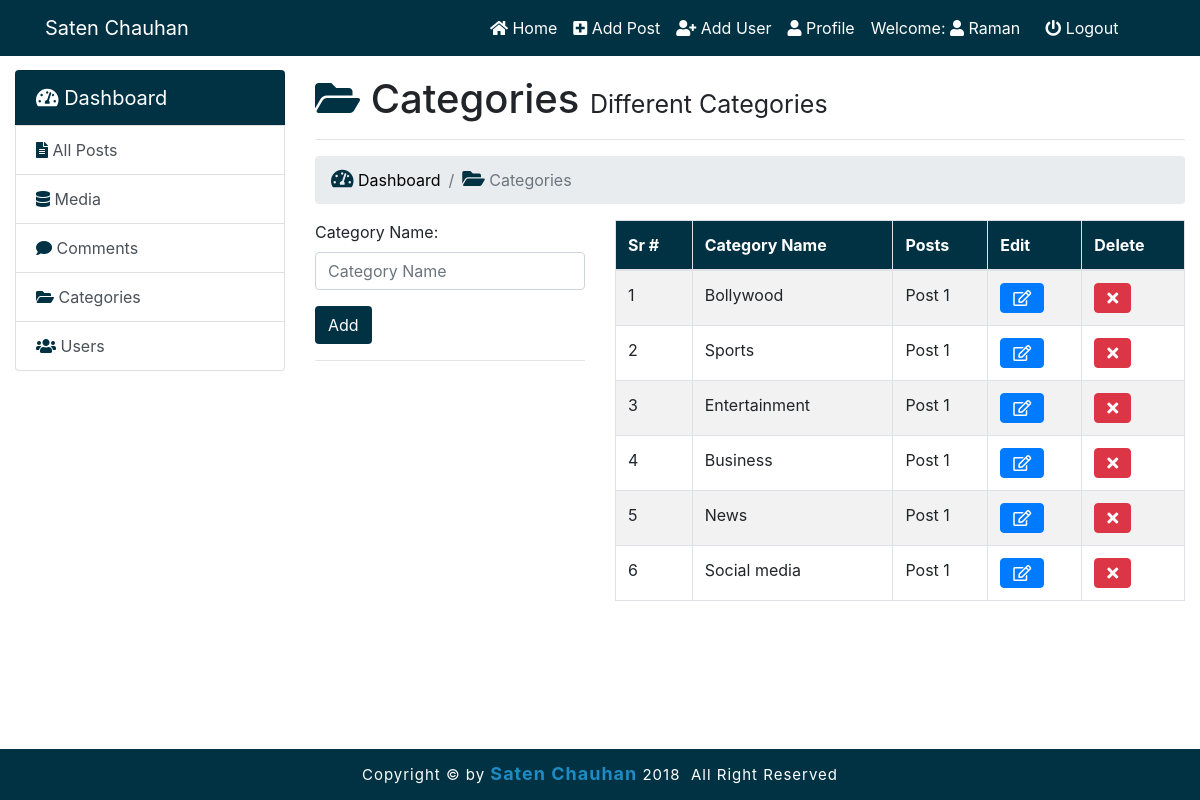
The page /admin/category.php (signed in) on the database its author committed.
### tables this page shows
CREATE TABLE `categories` (
  `id` int(11) NOT NULL,
  `category` varchar(255) NOT NULL
);

### admin/category.php (the view, shortened to what this page needs)
<?php include('inc/top.php');
?>
<body>
<div id="container">
  <?php include("inc/navbar.php"); ?>
        <div class="container-fluid body-section">
           <div class="row">
            <div class="col-md-3">
              <?php include("inc/sidebar.php"); ?>
            </div>
<div class="col-md-9 dash">
  <h1><i style="color: #013243;" class="fa fa-folder-open"></i> Categories <small style="font-size: 25px;">Different Categories</small></h1><hr>
   <ol class="breadcrumb">
     <li class="breadcrumb-item active ft-size"><a href="index.html" class="txt"><i class="fa fa-tachometer-alt static"></i>&nbsp;Dashboard</a></li>
     <li class="breadcrumb-item active ft-size"><i class="fa fa-folder-open static"></i> Categories</li>
   </ol>
    <div class="row">
     <div class="col-md-4">
        <form action="" method="post">
        <div class="form-group">
          <label for="cat_name">Category Name:</label>
          <input type="text" name="cat_name" placeholder="Category Name" class="form-control">
        </div>
      <input type="submit" name="submit" class="btn btn-custom" value="Add">
      </form>
      <hr><br>
     </div>
     <div class="col-md-8">
    <?php
     $query = "SELECT * FROM categories ORDER BY id ASC";
     $run = mysqli_query($dbcon,$query);
     if($data = mysqli_num_rows($run) >0 ){
    ?>
    <table class="table table-hover table-bordered table-striped table-custom">
        <thead>
         <tr>
            <th>Sr #</th>
            <th>Category Name </th>
            <th>Posts</th>
            <th>Edit</th>
            <th>Delete</th>
         </tr>
        </thead>
       <tbody>
      <?php
        while($row=mysqli_fetch_array($run)){
          $category_id = $row['id'];
          $category = $row['category'];
        ?>
         <tr>
           <td><?php echo $category_id; ?></td>
           <td><?php echo ucfirst($category); ?></td>
           <td>Post 1</td>
           <td><a href="category.php?edit=<?php echo $category_id; ?>"><i class="far fa-edit btn btn-primary"></i></a></td>
           <td><a href="category.php?del=<?php echo $category_id; ?>"><i class="fas fa-times btn btn-danger"></i></a></td>
         </tr>
          <?php } ?>
        </tbody>
       </table>
       <?php
          }else{
          $msg ="<span class='alert alert-success w-100' style='color:green;'>No Category Available</span>";
         }
        ?>
      </div>
     </div>
   </div>
  </div>
</div>
  <?php include('inc/footer.php'); ?>

### admin/inc/top.php (shortened to what this page needs)
<!doctype html>
<html lang="en">
  <head>
    <link rel="stylesheet" type="text/css" href="./css/admin-style.css">
    <link rel="stylesheet" type="text/css" href="../css/bootstrap.min.css">
    <link rel="stylesheet" type="text/css" href="../css/fontawesome.min.css">
    <link rel="stylesheet" type="text/css" href="../css/fontawesome-all.min.css">
    <link rel="stylesheet" href="https://use.fontawesome.com/releases/v5.0.13/css/all.css">
    <link rel="stylesheet" type="text/css" href="css/animated.css">
</head>

### admin/inc/navbar.php (shortened to what this page needs)
<?php
$session_role2 = $_SESSION['role'];
$session_username = $_SESSION['username'];
?>
  <nav class="navbar navbar-expand-lg min-color fixed-top">
    <div class="container">
       <a class="navbar-brand text-white" href="index.php">Saten Chauhan</a>
        <div class="collapse navbar-collapse min-color" id="navbarResponsive" style="margin-left: 100px;">
        <ul class="navbar-nav " style="margin-left: 15px;">
         <li class="nav-item active">
          <a class="nav-link text-white" href="./index.php"><i class="fa fa-home"></i>&nbsp;Home</a>
          </li>
          <li class="nav-item">
          <a class="nav-link text-white" href="add-post.php"><i class="fa fa-plus-square"></i> Add Post</a></li>
    <?php if ($session_role2 == 'admin') {
    ?>
      <li class="nav-item">
      <a class="nav-link text-white" href="add-user.php"><i class="fa fa-user-plus"></i> Add User</a>
  <?php } ?>
      </li>
      <li class="nav-item">
      <a class="nav-link text-white" href="profile.php"><i class="fa fa-user"></i> Profile</a>
      </li>
      <li class="nav-item">
      <a class="nav-link text-white" href="#">Welcome: <i class="fa fa-user"></i>&nbsp;<?php echo ucfirst($session_username);  ?></a>
      </li>&nbsp;&nbsp;
      <li class="nav-item">
      <a class="nav-link text-white" href="logout.php"><i class="fa fa-power-off"></i> Logout</a>
      </li>
    </ul>
  </div>
  </div>
</nav>

### admin/inc/sidebar.php (shortened to what this page needs)
<?php
$session_role1 = $_SESSION['role'];
?>
	<div class="list-group">
	    <a href="index.php" class="list-group-item" style="background: #013243; color:#fff; font-size: 20px;"><i class="fa fa-tachometer-alt color-white" ></i>&nbsp;Dashboard</a>
	    <a href="allposts.php" class="list-group-item list-group-item-action"><i class="fas fa-file-alt"></i>&nbsp;All Posts</a>
	    <a href="media.php" class="list-group-item list-group-item-action"><i class="fas fa-database" style="color:#013243;"></i>&nbsp;Media</a>
	 <?php
	 	if($session_role1 =='admin'){
	 ?>
	    <a href="comment.php" class="list-group-item list-group-item-action">
	    <i class="fas fa-comment"></i>&nbsp;Comments</a>
	    <a href="category.php" class="list-group-item list-group-item-action"><i class="fas fa-folder-open"></i>&nbsp;Categories</a>
	    <a href="user.php" class="list-group-item list-group-item-action "><i class="fas fa-users"></i>&nbsp;Users</a>
	  <?php } ?>
	</div>

### admin/inc/footer.php (shortened to what this page needs)
  <footer>
      Copyright &copy; by <a href="index.php">Saten Chauhan</a>&nbsp;<?php echo date('Y'); ?>&nbsp; All Right Reserved</a>
   </footer>
</div>
</body>
</html>

### admin/css/admin-style.css (style rules this page uses)
html, body { height: 100%; }
body { padding-top: 105px; }
body { font-family: 'cambria', sans-serif; background-color: #EEEDED; }
.min-color { background: #013243; }
table a { color: black; }
.table a i { color: white; }
h1,h2, h3, h4, a { color: #fff; }
thead { background: #013243; color: white; }
h1,h2, h3, h4 { color: #013243; }
i { color: #fff; }
.dash { margin-top: -30px; }
.table .fa-edit { color: white; }
.btn-custom { background: #013243; color: white; }
.fa-file-alt,.fa-comment,.fa-folder-open,.fa-users,.fa-tachometer-alt { color: #013243; }
.color-white { color: #fff; font-size: 20px; }
.txt { text-decoration: none; }
.static { color: #013243; font-size: 20px; }
.list-group { margin-top: -35px; }
.tag-boxes .panel-yellow .fa-n2, .txt { color: black; }
.fa-edit { color:#013243; }
.table-custom { text-align:left; width: 100%; }
#container { min-height: 100%; position: relative; }
.body-section { padding-bottom: 70px; }
footer { background: #013243; height: 50; line-height: 50px; color: white; text-align: center; font-size: 15px; letter-spacing: 1px; position: absolute; bottom: 0px; width: 100%; }
footer a { color: #1E8BC3; font-weight: bolder; font-size: 18px; }

### rows shown on the page
categories: id "1", category "Bollywood"
categories: id "2", category "Sports"
categories: id "3", category "Entertainment"
categories: id "4", category "Business"
categories: id "5", category "News"
categories: id "6", category "Social media"

### other values the page prints
$session_username "Raman"
